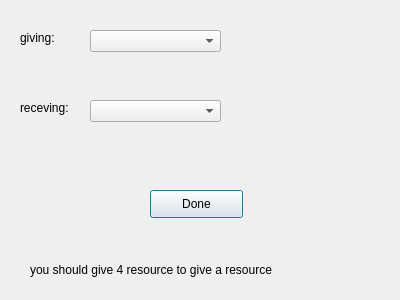
<?xml version="1.0" encoding="UTF-8"?>
<ui version="4.0">
 <class>BankTrade</class>
 <widget class="QDialog" name="BankTrade">
  <property name="geometry">
   <rect>
    <x>0</x>
    <y>0</y>
    <width>400</width>
    <height>300</height>
   </rect>
  </property>
  <property name="windowTitle">
   <string>Dialog</string>
  </property>
  <widget class="QLabel" name="label">
   <property name="geometry">
    <rect>
     <x>20</x>
     <y>30</y>
     <width>55</width>
     <height>16</height>
    </rect>
   </property>
   <property name="text">
    <string>giving:</string>
   </property>
  </widget>
  <widget class="QLabel" name="label_2">
   <property name="geometry">
    <rect>
     <x>20</x>
     <y>100</y>
     <width>55</width>
     <height>16</height>
    </rect>
   </property>
   <property name="text">
    <string>receving:</string>
   </property>
  </widget>
  <widget class="QComboBox" name="comboBox">
   <property name="geometry">
    <rect>
     <x>90</x>
     <y>30</y>
     <width>131</width>
     <height>22</height>
    </rect>
   </property>
  </widget>
  <widget class="QComboBox" name="comboBox_2">
   <property name="geometry">
    <rect>
     <x>90</x>
     <y>100</y>
     <width>131</width>
     <height>22</height>
    </rect>
   </property>
  </widget>
  <widget class="QPushButton" name="pushButton">
   <property name="geometry">
    <rect>
     <x>150</x>
     <y>190</y>
     <width>93</width>
     <height>28</height>
    </rect>
   </property>
   <property name="text">
    <string>Done</string>
   </property>
  </widget>
  <widget class="QLabel" name="label_3">
   <property name="geometry">
    <rect>
     <x>30</x>
     <y>260</y>
     <width>331</width>
     <height>20</height>
    </rect>
   </property>
   <property name="text">
    <string>you should give 4 resource to give a resource</string>
   </property>
  </widget>
 </widget>
 <resources/>
 <connections/>
</ui>
